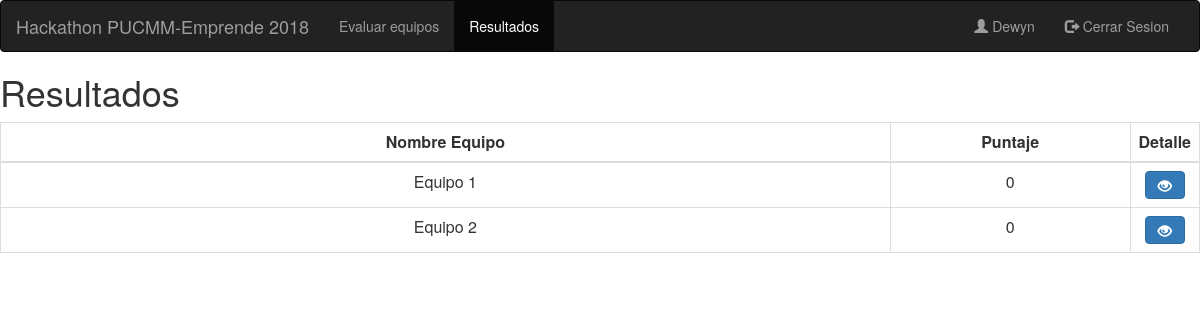
The app's page /resultados (signed in), older data.
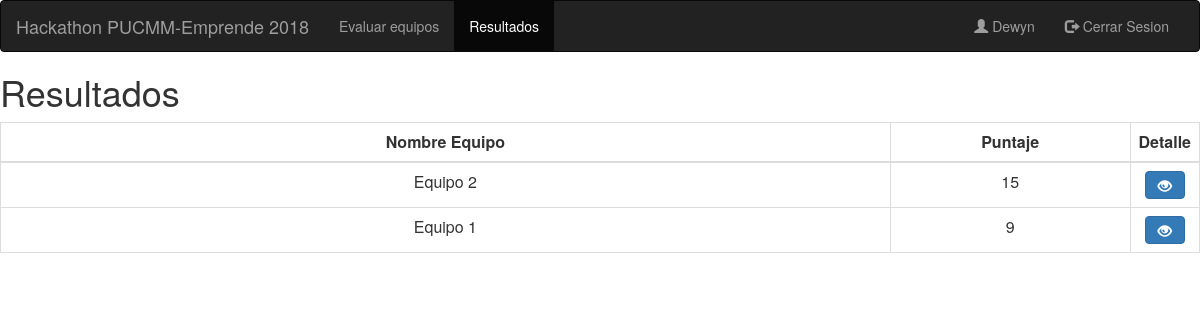
The same page, newer data.
### evaluacion/models.py (models this page shows, shortened)
class Equipo(models.Model):
    nombre = models.CharField(max_length=15, null=False, blank=False)
    puntuacion = models.IntegerField(default=0)

### evaluacion/views.py (the view)
# urls.py: path('resultados', ResultadosEquipos.as_view(), name='resultados'),
class ResultadosEquipos(LoginRequiredMixin, ListView):
    model = Equipo
    template_name = 'resultados.html'
    queryset = Equipo.objects.all().order_by('-puntuacion')
    paginate_by = 25
    login_url = settings.LOGIN_URL

### evaluacion/templates/resultados.html (shortened to what this page needs)
<html>
{% load bootstrap3 %}
    {% bootstrap_css %}
{% block navbar %}
    <nav class="navbar navbar-inverse">
        <div class="container-fluid">
            <div class="navbar-header">
                <a class="navbar-brand">Hackathon PUCMM-Emprende 2018</a>
            </div>
            <div class="collapse navbar-collapse" id="myNavbar">
                <ul class="nav navbar-nav">
                    <li><a href="/equipos-evaluar">Evaluar equipos</a></li>
                    <li class="active"><a href="/resultados">Resultados</a></li>
                </ul>
                <ul class="nav navbar-nav navbar-right">
                    <li><a href="#"><span class="glyphicon glyphicon-user"></span> {{ user.get_username | capfirst }}
                    </a></li>
                    <li><a href="/logout"><span class="glyphicon glyphicon-log-out"></span> Cerrar Sesion</a></li>
                </ul>
            </div>
        </div>
    </nav>
{% endblock %}
{% block content %}
    <div class="list-group">
        <h1>Resultados</h1>
        <table class="table table-bordered">
            <thead>
            <tr>
                <td class="text-center"><b>Nombre Equipo</b></td>
                <td class="text-center"><b>Puntaje</b></td>
                <td class="text-center"><b>Detalle</b></td>
            </tr>
            </thead>
            <tbody>
            {% for e in object_list %}
                <tr>
                    <td class="text-center">{{ e.nombre }}</td>
                    <td width="20%" class="text-center">{{ e.puntuacion }}</td>
                    <td width="5%" class="text-center"><a class="btn btn-primary" href="/detalle-puntos/{{ e.id }}">
                        <span class="glyphicon glyphicon-eye-open"></span></a></td>
                </tr>
            {% endfor %}
            </tbody>
        </table>
    </div>
{% endblock %}
</html>

Row changes from the older to the newer data that the page shows:
changed Equipo "Equipo 2": puntuacion "0" → "15"; moves up the list
changed Equipo "Equipo 1": puntuacion "0" → "9"
